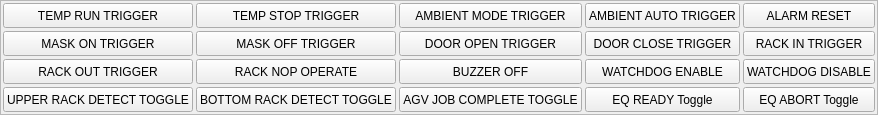
      <widget class="QFrame" name="frameCtrl">
       <property name="frameShape">
        <enum>QFrame::StyledPanel</enum>
       </property>
       <property name="frameShadow">
        <enum>QFrame::Sunken</enum>
       </property>
       <layout class="QGridLayout" name="gridLayout_2">
        <property name="leftMargin">
         <number>2</number>
        </property>
        <property name="topMargin">
         <number>2</number>
        </property>
        <property name="rightMargin">
         <number>2</number>
        </property>
        <property name="bottomMargin">
         <number>2</number>
        </property>
        <property name="spacing">
         <number>3</number>
        </property>
        <item row="0" column="0">
         <widget class="QPushButton" name="btnTempRun">
          <property name="sizePolicy">
           <sizepolicy hsizetype="Preferred" vsizetype="Preferred">
            <horstretch>0</horstretch>
            <verstretch>0</verstretch>
           </sizepolicy>
          </property>
          <property name="minimumSize">
           <size>
            <width>0</width>
            <height>25</height>
           </size>
          </property>
          <property name="text">
           <string>TEMP RUN TRIGGER</string>
          </property>
         </widget>
        </item>
        <item row="0" column="1">
         <widget class="QPushButton" name="btnTempStop">
          <property name="sizePolicy">
           <sizepolicy hsizetype="Preferred" vsizetype="Preferred">
            <horstretch>0</horstretch>
            <verstretch>0</verstretch>
           </sizepolicy>
          </property>
          <property name="minimumSize">
           <size>
            <width>0</width>
            <height>25</height>
           </size>
          </property>
          <property name="text">
           <string>TEMP STOP TRIGGER</string>
          </property>
         </widget>
        </item>
        <item row="0" column="2">
         <widget class="QPushButton" name="btnAmb">
          <property name="sizePolicy">
           <sizepolicy hsizetype="Preferred" vsizetype="Preferred">
            <horstretch>0</horstretch>
            <verstretch>0</verstretch>
           </sizepolicy>
          </property>
          <property name="minimumSize">
           <size>
            <width>0</width>
            <height>25</height>
           </size>
          </property>
          <property name="text">
           <string>AMBIENT MODE TRIGGER</string>
          </property>
         </widget>
        </item>
        <item row="0" column="3">
         <widget class="QPushButton" name="btnAmbAuto">
          <property name="sizePolicy">
           <sizepolicy hsizetype="Preferred" vsizetype="Preferred">
            <horstretch>0</horstretch>
            <verstretch>0</verstretch>
           </sizepolicy>
          </property>
          <property name="minimumSize">
           <size>
            <width>0</width>
            <height>25</height>
           </size>
          </property>
          <property name="text">
           <string>AMBIENT AUTO TRIGGER</string>
          </property>
         </widget>
        </item>
        <item row="0" column="4">
         <widget class="QPushButton" name="btnAlarmReset">
          <property name="sizePolicy">
           <sizepolicy hsizetype="Preferred" vsizetype="Preferred">
            <horstretch>0</horstretch>
            <verstretch>0</verstretch>
           </sizepolicy>
          </property>
          <property name="minimumSize">
           <size>
            <width>0</width>
            <height>25</height>
           </size>
          </property>
          <property name="text">
           <string>ALARM RESET</string>
          </property>
         </widget>
        </item>
        <item row="1" column="0">
         <widget class="QPushButton" name="btnMaskOn">
          <property name="sizePolicy">
           <sizepolicy hsizetype="Preferred" vsizetype="Preferred">
            <horstretch>0</horstretch>
            <verstretch>0</verstretch>
           </sizepolicy>
          </property>
          <property name="minimumSize">
           <size>
            <width>0</width>
            <height>25</height>
           </size>
          </property>
          <property name="text">
           <string>MASK ON TRIGGER</string>
          </property>
         </widget>
        </item>
        <item row="1" column="1">
         <widget class="QPushButton" name="btnMaskOff">
          <property name="sizePolicy">
           <sizepolicy hsizetype="Preferred" vsizetype="Preferred">
            <horstretch>0</horstretch>
            <verstretch>0</verstretch>
           </sizepolicy>
          </property>
          <property name="minimumSize">
           <size>
            <width>0</width>
            <height>25</height>
           </size>
          </property>
          <property name="text">
           <string>MASK OFF TRIGGER</string>
          </property>
         </widget>
        </item>
        <item row="1" column="2">
         <widget class="QPushButton" name="btnDoorOpen">
          <property name="sizePolicy">
           <sizepolicy hsizetype="Preferred" vsizetype="Preferred">
            <horstretch>0</horstretch>
            <verstretch>0</verstretch>
           </sizepolicy>
          </property>
          <property name="minimumSize">
           <size>
            <width>0</width>
            <height>25</height>
           </size>
          </property>
          <property name="text">
           <string>DOOR OPEN TRIGGER</string>
          </property>
         </widget>
        </item>
        <item row="1" column="3">
         <widget class="QPushButton" name="btnDoorClose">
          <property name="sizePolicy">
           <sizepolicy hsizetype="Preferred" vsizetype="Preferred">
            <horstretch>0</horstretch>
            <verstretch>0</verstretch>
           </sizepolicy>
          </property>
          <property name="minimumSize">
           <size>
            <width>0</width>
            <height>25</height>
           </size>
          </property>
          <property name="text">
           <string>DOOR CLOSE TRIGGER</string>
          </property>
         </widget>
        </item>
        <item row="1" column="4">
         <widget class="QPushButton" name="btnRackIn">
          <property name="sizePolicy">
           <sizepolicy hsizetype="Preferred" vsizetype="Preferred">
            <horstretch>0</horstretch>
            <verstretch>0</verstretch>
           </sizepolicy>
          </property>
          <property name="minimumSize">
           <size>
            <width>0</width>
            <height>25</height>
           </size>
          </property>
          <property name="text">
           <string>RACK IN TRIGGER</string>
          </property>
         </widget>
        </item>
        <item row="2" column="0">
         <widget class="QPushButton" name="btnRackOut">
          <property name="sizePolicy">
           <sizepolicy hsizetype="Preferred" vsizetype="Preferred">
            <horstretch>0</horstretch>
            <verstretch>0</verstretch>
           </sizepolicy>
          </property>
          <property name="minimumSize">
           <size>
            <width>0</width>
            <height>25</height>
           </size>
          </property>
          <property name="text">
           <string>RACK OUT TRIGGER</string>
          </property>
         </widget>
        </item>
        <item row="2" column="1">
         <widget class="QPushButton" name="btnRackNotOpr">
          <property name="sizePolicy">
           <sizepolicy hsizetype="Preferred" vsizetype="Preferred">
            <horstretch>0</horstretch>
            <verstretch>0</verstretch>
           </sizepolicy>
          </property>
          <property name="minimumSize">
           <size>
            <width>0</width>
            <height>25</height>
           </size>
          </property>
          <property name="text">
           <string>RACK NOP OPERATE</string>
          </property>
         </widget>
        </item>
        <item row="2" column="2">
         <widget class="QPushButton" name="btnBuzzOff">
          <property name="sizePolicy">
           <sizepolicy hsizetype="Preferred" vsizetype="Preferred">
            <horstretch>0</horstretch>
            <verstretch>0</verstretch>
           </sizepolicy>
          </property>
          <property name="minimumSize">
           <size>
            <width>0</width>
            <height>25</height>
           </size>
          </property>
          <property name="text">
           <string>BUZZER OFF</string>
          </property>
         </widget>
        </item>
        <item row="2" column="3">
         <widget class="QPushButton" name="btnWatchdogEn">
          <property name="sizePolicy">
           <sizepolicy hsizetype="Preferred" vsizetype="Preferred">
            <horstretch>0</horstretch>
            <verstretch>0</verstretch>
           </sizepolicy>
          </property>
          <property name="minimumSize">
           <size>
            <width>0</width>
            <height>25</height>
           </size>
          </property>
          <property name="text">
           <string>WATCHDOG ENABLE</string>
          </property>
         </widget>
        </item>
        <item row="2" column="4">
         <widget class="QPushButton" name="btnWatchdogDis">
          <property name="sizePolicy">
           <sizepolicy hsizetype="Preferred" vsizetype="Preferred">
            <horstretch>0</horstretch>
            <verstretch>0</verstretch>
           </sizepolicy>
          </property>
          <property name="minimumSize">
           <size>
            <width>0</width>
            <height>25</height>
           </size>
          </property>
          <property name="text">
           <string>WATCHDOG DISABLE</string>
          </property>
         </widget>
        </item>
        <item row="3" column="0">
         <widget class="QPushButton" name="btnUpperRackDetect">
          <property name="sizePolicy">
           <sizepolicy hsizetype="Preferred" vsizetype="Preferred">
            <horstretch>0</horstretch>
            <verstretch>0</verstretch>
           </sizepolicy>
          </property>
          <property name="minimumSize">
           <size>
            <width>0</width>
            <height>25</height>
           </size>
          </property>
          <property name="text">
           <string>UPPER RACK DETECT TOGGLE</string>
          </property>
         </widget>
        </item>
        <item row="3" column="1">
         <widget class="QPushButton" name="btnBottomRackDetect">
          <property name="sizePolicy">
           <sizepolicy hsizetype="Preferred" vsizetype="Preferred">
            <horstretch>0</horstretch>
            <verstretch>0</verstretch>
           </sizepolicy>
          </property>
          <property name="minimumSize">
           <size>
            <width>0</width>
            <height>25</height>
           </size>
          </property>
          <property name="text">
           <string>BOTTOM RACK DETECT TOGGLE</string>
          </property>
         </widget>
        </item>
        <item row="3" column="2">
         <widget class="QPushButton" name="btnAgvJobComplete">
          <property name="sizePolicy">
           <sizepolicy hsizetype="Preferred" vsizetype="Preferred">
            <horstretch>0</horstretch>
            <verstretch>0</verstretch>
           </sizepolicy>
          </property>
          <property name="minimumSize">
           <size>
            <width>0</width>
            <height>25</height>
           </size>
          </property>
          <property name="text">
           <string>AGV JOB COMPLETE TOGGLE</string>
          </property>
         </widget>
        </item>
        <item row="3" column="3">
         <widget class="QPushButton" name="btnEqReady">
          <property name="sizePolicy">
           <sizepolicy hsizetype="Preferred" vsizetype="Preferred">
            <horstretch>0</horstretch>
            <verstretch>0</verstretch>
           </sizepolicy>
          </property>
          <property name="minimumSize">
           <size>
            <width>0</width>
            <height>25</height>
           </size>
          </property>
          <property name="text">
           <string>EQ READY Toggle</string>
          </property>
         </widget>
        </item>
        <item row="3" column="4">
         <widget class="QPushButton" name="btnEqAbort">
          <property name="sizePolicy">
           <sizepolicy hsizetype="Preferred" vsizetype="Preferred">
            <horstretch>0</horstretch>
            <verstretch>0</verstretch>
           </sizepolicy>
          </property>
          <property name="minimumSize">
           <size>
            <width>0</width>
            <height>25</height>
           </size>
          </property>
          <property name="text">
           <string>EQ ABORT Toggle</string>
          </property>
         </widget>
        </item>
       </layout>
      </widget>
